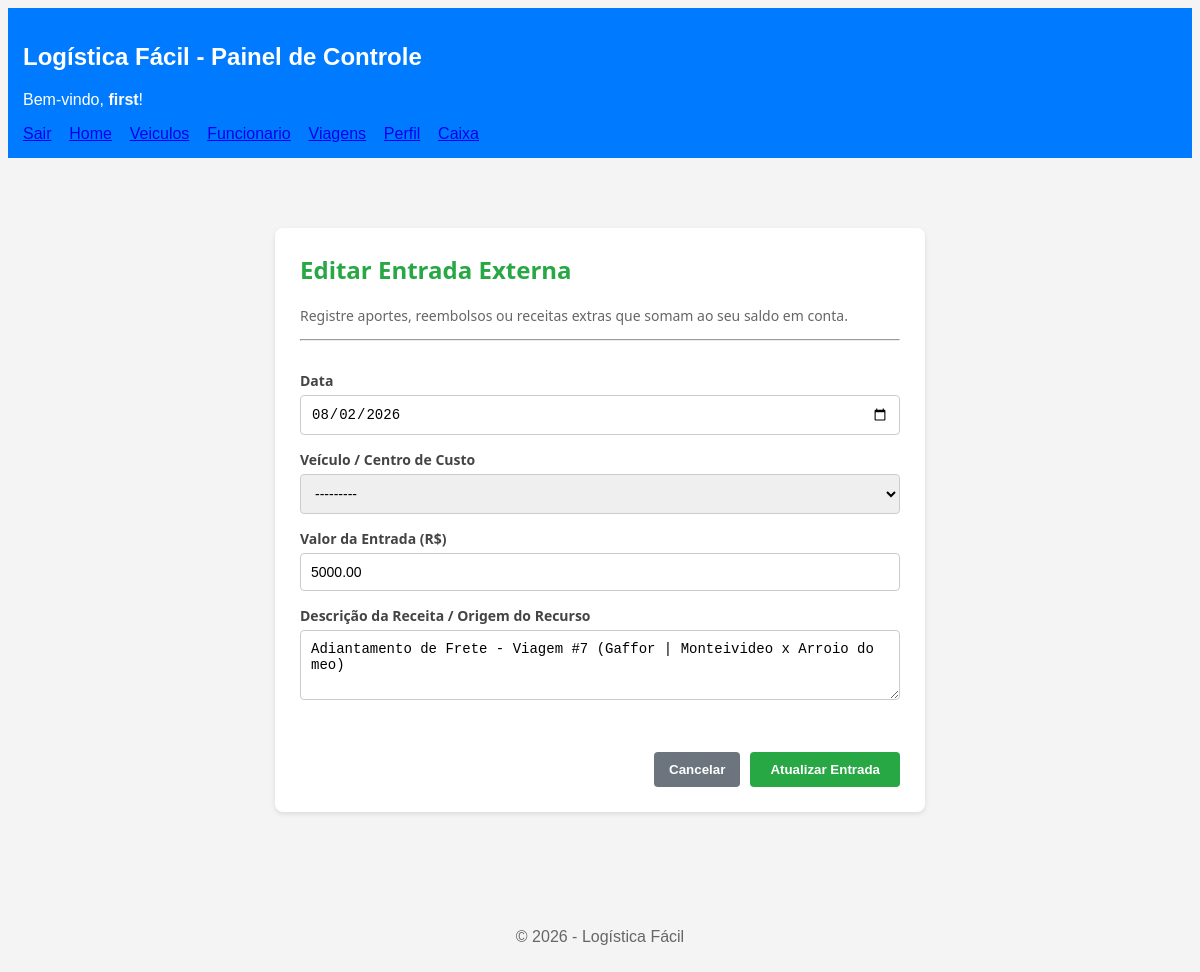
Page /caixa/editar/3/ (signed in) on the committed database.
### app/models.py (models this page shows, shortened)
class Caixa(models.Model):
    TIPO_CHOICES = [
        ('despesa', 'Despesa / Gasto (-)'),
        ('adiantamento', 'Recebimento - Adiantamento (+)'),
        ('quitacao', 'Recebimento - Quitação (+)'),
        ('receita_extra', 'Entrada Externa / Receita (+)'),
    ]
    usuario = models.ForeignKey(User, on_delete=models.CASCADE, verbose_name="Usuário", db_index=True)
    data = models.DateField(verbose_name="Data", db_index=True)
    valor_entrada = models.DecimalField(max_digits=10, decimal_places=2, default=0.00, verbose_name="Valor Entrada (+)")
    valor_saida = models.DecimalField(max_digits=10, decimal_places=2, default=0.00, verbose_name="Valor Saída (-)")
    tipo = models.CharField(max_length=20, choices=TIPO_CHOICES, verbose_name="Tipo de Lançamento")
    centro_de_custo = models.CharField(max_length=100, verbose_name="Centro de Custo / Veículo")
    viagem = models.ForeignKey('Viagem', on_delete=models.CASCADE, blank=True, null=True, verbose_name="Viagem Origem")
    descricao = models.TextField(verbose_name="Descrição")
    class Meta:
        db_table = 'caixa'
        verbose_name = "Fluxo de Caixa"
        verbose_name_plural = "Fluxos de Caixa"

### app/views.py (the view)
# urls.py: path('caixa/editar/<int:pk>/', views.edit_caixa, name='edit_caixa'),
@login_required
def edit_caixa(request, pk):
    caixa = get_object_or_404(Caixa, id=pk, usuario=request.user)
    if caixa.tipo == 'despesa':
        if request.method == 'POST':
            form = DespesaCaixaForm(request.POST, instance=caixa, user=request.user)
            if form.is_valid():
                form.save()
                messages.success(request, "Despesa atualizada com sucesso!")
                return redirect('lista_caixa')
        else:
            form = DespesaCaixaForm(instance=caixa, user=request.user)
        return render(request, 'enterprise/caixa/despesa_caixa.html', {'form': form, 'editando': True})
    else:
        if request.method == 'POST':
            form = EntradaCaixaForm(request.POST, instance=caixa, user=request.user)
            if form.is_valid():
                form.save()
                messages.success(request, "Entrada financeira atualizada com sucesso!")
                return redirect('lista_caixa')
        else:
            form = EntradaCaixaForm(instance=caixa, user=request.user)
        return render(request, 'enterprise/caixa/entrada_caixa.html', {'form': form, 'editando': True})

### app/views.py
class EntradaCaixaForm(forms.ModelForm):
    centro_de_custo = forms.ModelChoiceField(
        queryset=Veiculo.objects.none(),
        label="Veículo / Centro de Custo",
        widget=forms.Select(attrs={'class': 'form-control'})
    )
    class Meta:
        model = Caixa
        fields = ['data', 'centro_de_custo', 'valor_entrada', 'descricao']
        labels = {
            'valor_entrada': 'Valor da Entrada (R$)',
            'descricao': 'Descrição da Receita / Origem do Recurso',
        }
        widgets = {
            'data': forms.DateInput(attrs={'type': 'date'}, format='%Y-%m-%d'),
            'valor_entrada': forms.NumberInput(attrs={'step': '0.01', 'placeholder': '0.00'}),
            'descricao': forms.Textarea(attrs={'rows': 3, 'placeholder': 'Ex: Aporte financeiro, Reembolso, Venda de Peça...'}),
        }
    def __init__(self, *args, **kwargs):
        user = kwargs.pop('user', None)
        super().__init__(*args, **kwargs)
        if user:
            self.fields['centro_de_custo'].queryset = Veiculo.objects.filter(usuario=user)
        if self.instance and self.instance.data:
            self.initial['data'] = self.instance.data.strftime('%Y-%m-%d')

### app/models.py (called while the page is built)
    def __str__(self):
        return f"{self.nome_fantasia} ({self.placa})"

### app/templates/enterprise/caixa/entrada_caixa.html (shortened to what this page needs)
{% extends 'base.html' %}
{% block content %}
<div class="container-formulario">
    <h2 class="titulo-pagina" style="color: #28a745;">
        {% if editando %}Editar Entrada Externa{% else %}+ Adicionar Entrada Externa{% endif %}
    </h2>
    <p class="subtitulo-pagina">Registre aportes, reembolsos ou receitas extras que somam ao seu saldo em conta.</p>
    <hr><br>
    <form method="POST" class="formulario-padrao">
        {% for field in form %}
            <div class="grupo-campo">
                <label class="rotulo-campo">{{ field.label }}</label>
                {{ field }}
            </div>
        {% endfor %}
        <br>
        <div class="container-botoes-form">
            <a href="{% url 'lista_caixa' %}" style="text-decoration: none;">
                <button type="button" class="btn-cancelar">Cancelar</button>
            </a>
            <button type="submit" class="btn-salvar-entrada">
                {% if editando %}Atualizar Entrada{% else %}Salvar Entrada (+){% endif %}
            </button>
        </div>
    </form>
</div>
{% endblock %}

### app/templates/base.html (shortened to what this page needs)
{% load static %}
<!DOCTYPE html>
<html lang="pt-BR">
    <head>
    </head>
    <body style="background-color: #f4f4f4; font-family: Arial, sans-serif;">
        <header
            style="background-color: #007bff; color: white; padding: 15px; margin-bottom: 20px;">
            <h2>Logística Fácil - Painel de Controle</h2>
            {% if user.is_authenticated %}
            <p>Bem-vindo, <strong>{{ user.username }}</strong>!</p>
            <a href="{% url 'logout' %}">Sair</a>
            {% else %}
            <p>Você não está logado.</p>
            <a href="{% url 'login' %}">Fazer Login</a>
            {% endif %}
             &nbsp&nbsp  <a href="{% url 'home' %}">Home</a>
            &nbsp&nbsp  <a href="{% url 'lista_veiculos' %}">Veiculos</a>
            &nbsp&nbsp  <a href="{% url 'lista_funcionario' %}">Funcionario</a>
            &nbsp&nbsp  <a href="{% url 'lista_viagem' %}">Viagens</a>
            &nbsp&nbsp  <a href="{% url 'perfil_user' %}">Perfil</a>
            &nbsp&nbsp  <a href="{% url 'lista_caixa' %}">Caixa</a>
        </header>
        <main style="padding: 20px;">
            {% block content %}
            {% endblock %}
        </main>
        <footer
            style="margin-top: 40px; padding: 10px; text-align: center; color: #666;">
            <p>&copy; 2026 - Logística Fácil</p>
        </footer>
    </body>
</html>

### app/templates/enterprise/caixa/entrada_caixa.html (style rules this page uses)
.container-formulario { max-width: 600px; margin: 30px auto; background: white; padding: 25px; border-radius: 8px; box-shadow: 0 2px 5px rgba(0,0,0,0.1); font-family: 'Segoe UI', Tahoma, Geneva, Verdana, sans-serif; }
.titulo-pagina { margin-top: 0; }
.subtitulo-pagina { color: #666; font-size: 14px; }
.formulario-padrao { display: flex; flex-direction: column; gap: 15px; }
.grupo-campo { display: flex; flex-direction: column; gap: 5px; }
.rotulo-campo { font-weight: bold; color: #444; font-size: 14px; }
.formulario-padrao input, .formulario-padrao select, .formulario-padrao textarea { width: 100%; padding: 10px; border: 1px solid #ccc; border-radius: 4px; font-size: 14px; box-sizing: border-box; }
.container-botoes-form { display: flex; gap: 10px; justify-content: flex-end; }
.btn-cancelar { background-color: #6c757d; color: white; padding: 10px 15px; border: none; border-radius: 4px; cursor: pointer; font-weight: bold; }
.btn-salvar-entrada { background-color: #28a745; color: white; padding: 10px 20px; border: none; border-radius: 4px; cursor: pointer; font-weight: bold; }

### rows in the picture
Caixa: form "08/02/2026" "---------" "5000.00" "Adiantamento de Frete - Viagem #7 (Gaffor | Monteivideo x Arroio do meo)"

### other values in the picture
{{ user.username }} "first"
{{ field.label }} "Data" "Veículo / Centro de Custo" "Valor da Entrada (R$)" "Descrição da Receita / Origem do Recurso"
